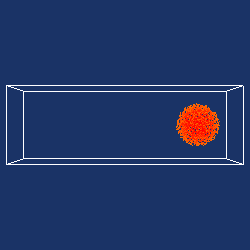

The script that drew this image:
#!/usr/bin/env python

# Demonstrate vtkEuclideanClusterExtraction with scalar connectivity by
# sampling implicit functions (cylinder, box, sphere) on a bounded point
# source and extracting the largest cluster within a scalar range.

# Factory overrides
import vtkmodules.vtkInteractionStyle  # noqa: F401
import vtkmodules.vtkRenderingFreeType  # noqa: F401
import vtkmodules.vtkRenderingOpenGL2  # noqa: F401

from vtkmodules.vtkCommonCore import vtkMath
from vtkmodules.vtkCommonDataModel import (
    vtkBox,
    vtkCylinder,
    vtkImplicitBoolean,
    vtkSphere,
)
from vtkmodules.vtkCommonSystem import vtkTimerLog
from vtkmodules.vtkFiltersGeneral import vtkSampleImplicitFunctionFilter
from vtkmodules.vtkFiltersModeling import vtkOutlineFilter
from vtkmodules.vtkFiltersPoints import (
    vtkBoundedPointSource,
    vtkEuclideanClusterExtraction,
)
from vtkmodules.vtkRenderingCore import (
    vtkActor,
    vtkPointGaussianMapper,
    vtkPolyDataMapper,
    vtkRenderWindow,
    vtkRenderWindowInteractor,
    vtkRenderer,
)

# Parameters
n_pts = 100000
math = vtkMath()
math.RandomSeed(31415)

# Create bounded random point source
points = vtkBoundedPointSource()
points.SetNumberOfPoints(n_pts)
points.SetBounds(-3, 3, -1, 1, -1, 1)
points.ProduceRandomScalarsOff()
points.ProduceCellOutputOff()

# Implicit functions
cylinder = vtkCylinder()
cylinder.SetCenter(-2, 0, 0)
cylinder.SetRadius(0.02)

box = vtkBox()
box.SetBounds(-1, 0.5, -0.5, 0.5, -0.0005, 0.0005)

sphere = vtkSphere()
sphere.SetCenter(2, 0, 0)
sphere.SetRadius(0.8)

# Boolean union
boolean_func = vtkImplicitBoolean()
boolean_func.SetOperationTypeToUnion()
boolean_func.AddFunction(cylinder)
boolean_func.AddFunction(box)
boolean_func.AddFunction(sphere)

# Sample implicit function to generate scalars
sample = vtkSampleImplicitFunctionFilter()
sample.SetInputConnection(points.GetOutputPort())
sample.SetImplicitFunction(boolean_func)
sample.Update()

# Extract largest cluster with scalar connectivity
cluster_extract = vtkEuclideanClusterExtraction()
cluster_extract.SetInputConnection(sample.GetOutputPort())
cluster_extract.SetRadius(0.15)
cluster_extract.SetExtractionModeToLargestCluster()
cluster_extract.ScalarConnectivityOn()
cluster_extract.SetScalarRange(-0.64, -0.3)

timer = vtkTimerLog()
timer.StartTimer()
cluster_extract.Update()
timer.StopTimer()
print("Points processed: {0}".format(points.GetOutput().GetNumberOfPoints()))
print("   Time to segment objects: {0}".format(timer.GetElapsedTime()))
print("   Number of clusters: {0}".format(cluster_extract.GetNumberOfExtractedClusters()))

cluster_mapper = vtkPointGaussianMapper()
cluster_mapper.SetInputConnection(cluster_extract.GetOutputPort(0))
cluster_mapper.EmissiveOff()
cluster_mapper.SetScaleFactor(0.0)
cluster_mapper.SetScalarRange(-0.64, 2.25)

cluster_actor = vtkActor()
cluster_actor.SetMapper(cluster_mapper)

# Outline
outline = vtkOutlineFilter()
outline.SetInputConnection(sample.GetOutputPort())

outline_mapper = vtkPolyDataMapper()
outline_mapper.SetInputConnection(outline.GetOutputPort())

outline_actor = vtkActor()
outline_actor.SetMapper(outline_mapper)

# Renderer
renderer = vtkRenderer()
renderer.AddActor(cluster_actor)
renderer.AddActor(outline_actor)
renderer.SetBackground(0.1, 0.2, 0.4)

# Window
render_window = vtkRenderWindow()
render_window.AddRenderer(renderer)
render_window.SetSize(250, 250)
render_window.SetWindowName("euclidean cluster scalar")

# Scene
camera = renderer.GetActiveCamera()
camera.SetFocalPoint(0, 0, -1)
camera.SetPosition(0, 0, 0)
renderer.ResetCamera()

# Interactor
interactor = vtkRenderWindowInteractor()
interactor.SetRenderWindow(render_window)

interactor.Initialize()
interactor.Start()
